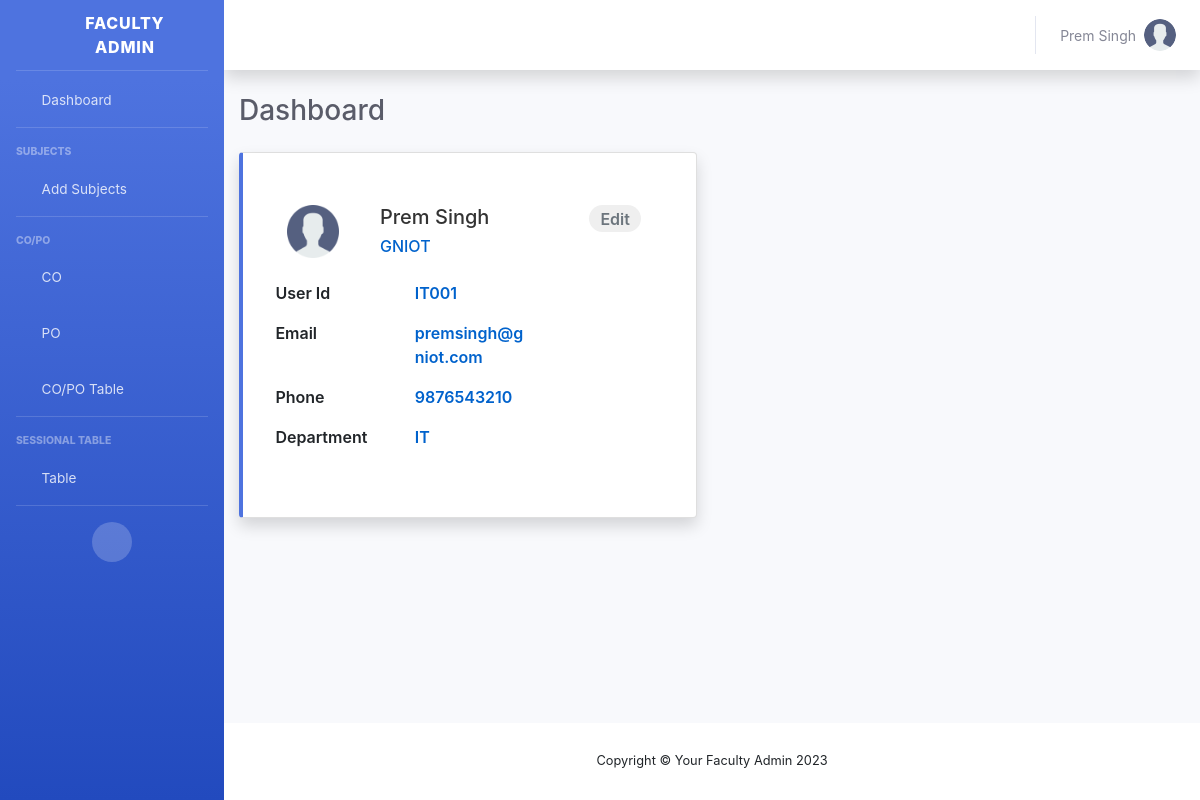
The page / (signed in) on the database its author committed.
### core/models.py (models this page shows, shortened)
class CustomUser(AbstractUser):
    photo = models.ImageField(upload_to='faculty_profile')
    college = models.ForeignKey(College, on_delete=models.SET_NULL, null=True, blank=True)
    department = models.CharField(max_length=20, choices=department_choices, null=True, blank=True)
    contact_number = models.CharField(max_length=10, null=True, blank=True)
    subjects = models.ManyToManyField(Subject, blank=True)
    is_login_permitted = models.BooleanField(default=False)
    is_editing_table_permitted = models.BooleanField(default=False)

class College(models.Model):
    uuid = models.UUIDField(default=uuid.uuid4, primary_key=True, editable=False)
    title = models.CharField(max_length=120)
    location = models.CharField(max_length=200)
    def __str__(self):
        return self.title

### core/views.py (the view)
# urls.py: path('', views.index, name='dashboard'),
@login_required(login_url='login')
def index(request):
    user = request.user
    context = {
        'user': user
    }
    return render(request, 'index.html', context)

### core/templates/index.html (shortened to what this page needs)
{% extends 'base-dash.html' %}
{% load static %}
{% block content %}
        <div class="container-fluid">
            <div class="d-sm-flex align-items-center justify-content-between mb-4">
                <h1 class="h3 mb-0 text-gray-800">Dashboard</h1>
            </div>
            <div class="row">
                <div class="col-lg-6 col-md-12  mb-4">
                    <div class="card border-left-primary shadow h-100 py-2">
                        <div class="card-body">
                            <div class="container emp-profile">
                                <form method="post">
                                    <div class="row">
                                        <div class="col-md-3">
                                            <div class="profile-img">
                                                <img src="{{user.photo.url}}"
                                                    alt="profile image" />
                                            </div>
                                        </div>
                                        <div class="col-md-6">
                                            <div class="profile-head">
                                                <h5>
                                                    {{user.first_name}} {{user.last_name}}
                                                </h5>
                                                <h6>
                                                    {{user.college}}
                                                </h6>
                                            </div>
                                        </div>
                                        <div class="col-md-3">
                                            <input type="submit" class="profile-edit-btn" name="btnAddMore"
                                                value="Edit" />
                                        </div>
                                    </div>
                                    <div class="row">
                                        <div class="col-md-8 mt-3 ms-5">
                                            <div class="tab-content profile-tab" id="myTabContent">
                                                <div class="tab-pane fade show active" id="home" role="tabpanel"
                                                    aria-labelledby="home-tab">
                                                    <div class="row">
                                                        <div class="col-md-6">
                                                            <label>User Id</label>
                                                        </div>
                                                        <div class="col-md-6">
                                                            <p>{{user.username}}</p>
                                                        </div>
                                                    </div>
                                                    <div class="row">
                                                        <div class="col-md-6">
                                                            <label>Email</label>
                                                        </div>
                                                        <div class="col-md-6">
                                                            <p>{{user.email}}</p>
                                                        </div>
                                                    </div>
                                                    <div class="row">
                                                        <div class="col-md-6">
                                                            <label>Phone</label>
                                                        </div>
                                                        <div class="col-md-6">
                                                            <p>{{user.contact_number}}</p>
                                                        </div>
                                                    </div>
                                                    <div class="row">
                                                        <div class="col-md-6">
                                                            <label>Department</label>
                                                        </div>
                                                        <div class="col-md-6">
                                                            <p>{{user.department}}</p>
                                                        </div>
                                                    </div>
                                                </div>
                                            </div>
                                        </div>
                                    </div>
                                </form>
                            </div>
                        </div>
                    </div>
                </div>
            </div>
        </div>
{% endblock content %}

### core/templates/base-dash.html (shortened to what this page needs)
{% load static %}
<!DOCTYPE html>
<html lang="en">
  <head>
    <link
      href="{% static 'vendor/fontawesome-free/css/all.min.css'%}"
      rel="stylesheet"
      type="text/css"
    />
    <link href="{% static 'css/sb-admin-2.min.css'%}" rel="stylesheet" />
    <link rel="stylesheet" href="https://cdn.jsdelivr.net/npm/bootstrap@4.6.2/dist/css/bootstrap.min.css">
  </head>
  <body id="page-top">
    <div id="wrapper">
      <ul
        class="navbar-nav bg-gradient-primary sidebar sidebar-dark accordion"
        id="accordionSidebar"
      >
        <a
          class="sidebar-brand d-flex align-items-center justify-content-center"
          href="{% url 'dashboard' %}"
        >
          <div class="sidebar-brand-icon rotate-n-15">
            <i class="fas fa-laugh-wink"></i>
          </div>
          <div class="sidebar-brand-text mx-3">Faculty Admin</div>
        </a>
        <hr class="sidebar-divider my-0" />
        <li class="nav-item">
          <a class="nav-link" href="{% url 'dashboard' %}">
            <i class="fas fa-fw fa-tachometer-alt"></i>
            <span>Dashboard</span></a
          >
        </li>
        <hr class="sidebar-divider" />
        <div class="sidebar-heading">Subjects</div>
        <li class="nav-item">
          <a
            class="nav-link"
            href="{% url 'add-subject' %}"
            aria-expanded="true"
          >
            <i class="fas fa-fw fa-cog"></i>
            <span>Add Subjects</span>
          </a>
        </li>
        <hr class="sidebar-divider" />
        <div class="sidebar-heading">CO/PO</div>
        <li class="nav-item">
          <a class="nav-link" href="{% url 'add-co' %}">
            <i class="fas fa-fw fa-folder"></i>
            <span>CO</span>
          </a>
        </li>
        <li class="nav-item">
          <a class="nav-link collapsed" href="{% url 'add-po' %}">
            <i class="fas fa-fw fa-pen"></i>
            <span>PO</span>
          </a>
        </li>
        <li class="nav-item">
          <a class="nav-link collapsed" href="{% url 'co-po-table' %}">
            <i class="fas fa-fw fa-table"></i>
            <span>CO/PO Table</span>
          </a>
        </li>
        <hr class="sidebar-divider" />
        <div class="sidebar-heading">Sessional Table</div>
        <li class="nav-item">
          <a class="nav-link" href="{% url 'sessional-list' %}">
            <i class="fas fa-fw fa-folder"></i>
            <span>Table</span>
          </a>
        </li>
        <hr class="sidebar-divider d-none d-md-block" />
        <div class="text-center d-none d-md-inline">
          <button class="rounded-circle border-0" id="sidebarToggle"></button>
        </div>
      </ul>
      <div id="content-wrapper" class="d-flex flex-column">
        <div id="content">
          <nav
            class="navbar navbar-expand navbar-light bg-white topbar mb-4 static-top shadow"
          >
            <ul class="navbar-nav ml-auto">
              <li class="nav-item dropdown no-arrow">
                <a
                  class="nav-link dropdown-toggle"
                  href="#"
                  id="userDropdown"
                  role="button"
                  data-toggle="dropdown"
                  aria-haspopup="true"
                  aria-expanded="false"
                >
                  <span class="mr-2 d-none d-lg-inline text-gray-600 small"
                    >{{request.user.first_name}}
                    {{request.user.last_name}}</span
                  >
                  <img
                    class="img-profile rounded-circle"
                    src="{{request.user.photo.url}}"
                  />
                </a>
              </li>
            </ul>
          </nav>
          {% block content %} {% endblock content %}
        </div>
        <footer class="sticky-footer bg-white">
          <div class="container my-auto">
            <div class="copyright text-center my-auto">
              <span>Copyright © Your Faculty Admin 2023</span>
            </div>
          </div>
        </footer>
      </div>
    </div>
    <link rel="stylesheet" href="https://cdn.jsdelivr.net/npm/bootstrap-select@1.13.14/dist/css/bootstrap-select.min.css">
  </body>
</html>

### core/templates/index.html (style rules this page uses)
.emp-profile { padding: 3%; margin-top: 3%; margin-bottom: 3%; border-radius: 0.5rem; background: #fff; }
.profile-img { text-align: center; }
.profile-img img { width: 70%; height: 100%; }
.profile-head h5 { color: #333; }
.profile-head h6 { color: #0062cc; }
.profile-edit-btn { border: none; border-radius: 1.5rem; width: 70%; padding: 2%; font-weight: 600; color: #6c757d; cursor: pointer; }
.profile-tab label { font-weight: 600; }
.profile-tab p { font-weight: 600; color: #0062cc; }

### rows shown on the page
CustomUser: user.first_name "Prem", user.last_name "Singh", user.photo (placeholder picture), photo (placeholder picture), first_name "Prem", last_name "Singh", college "GNIOT", username "IT001", email "premsingh@gniot.com", contact_number "9876543210", department "IT"
